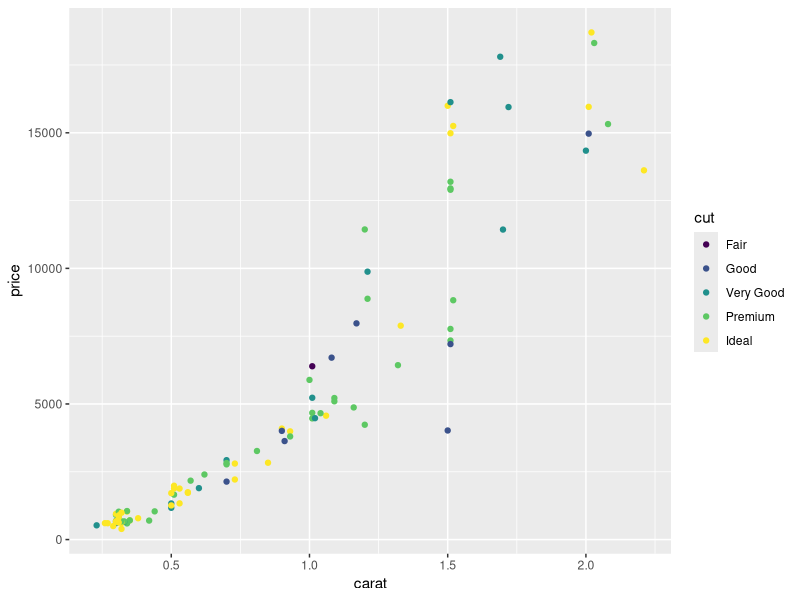
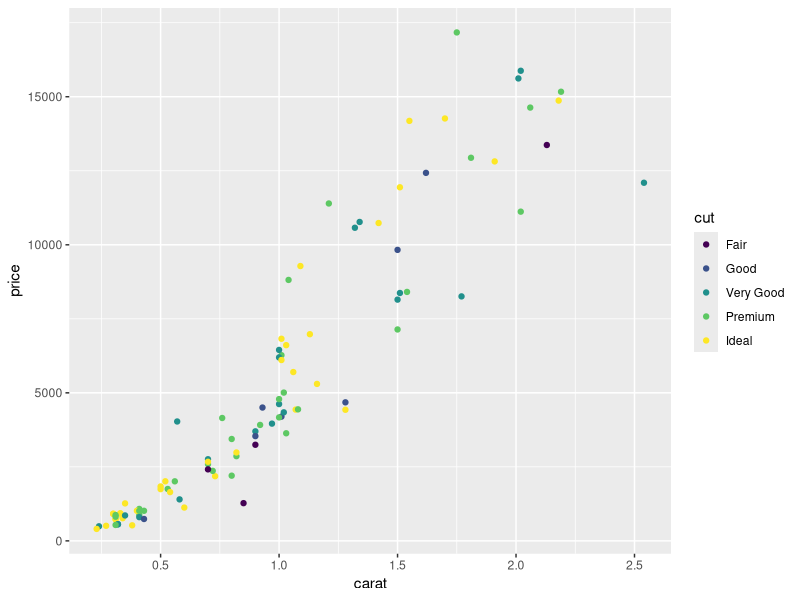
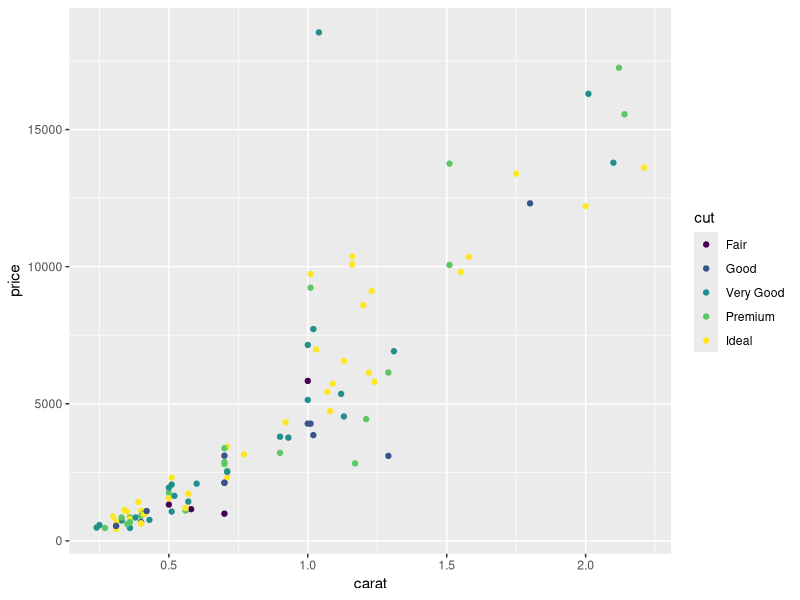
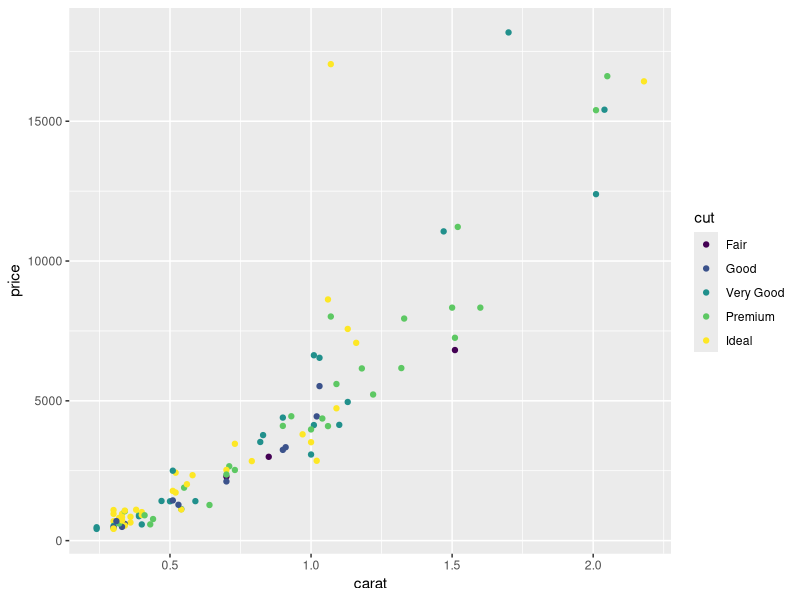
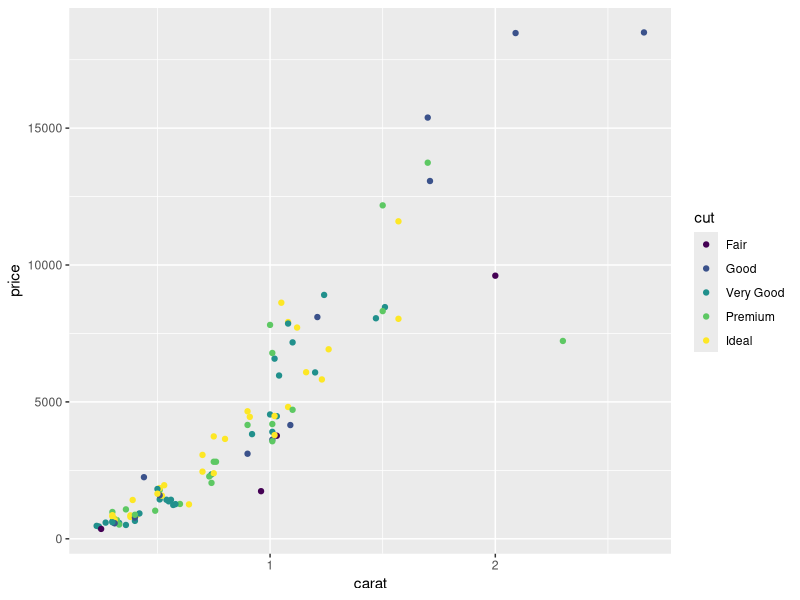
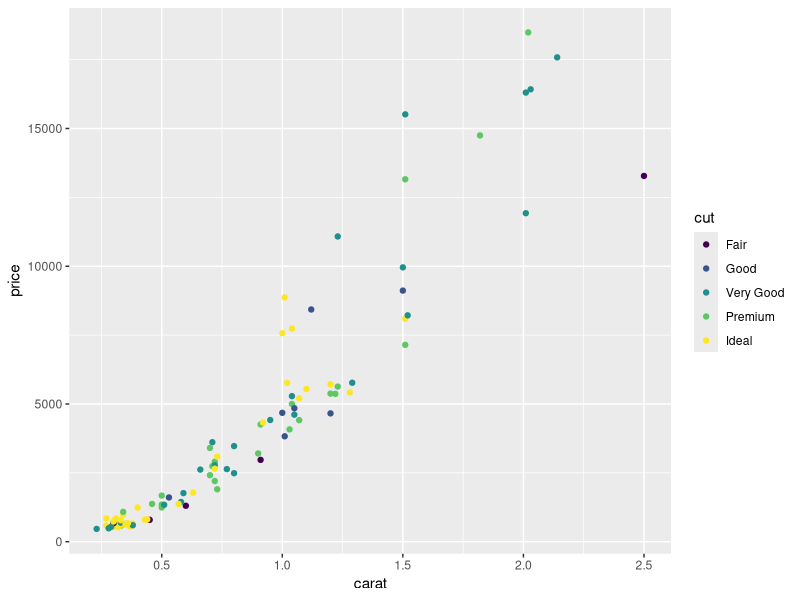
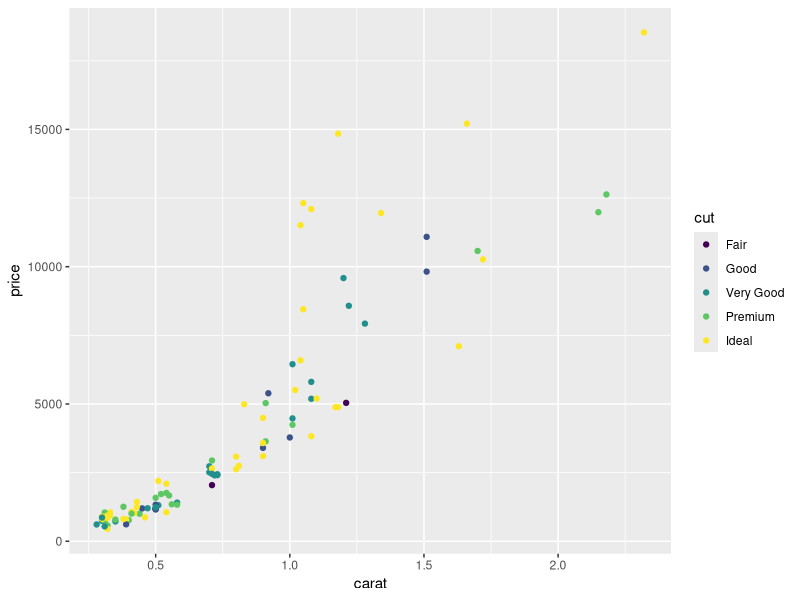
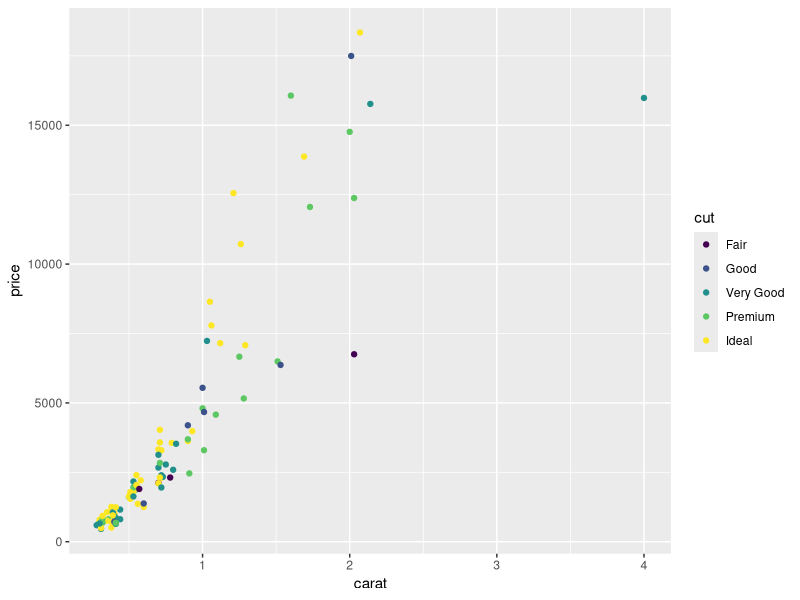

R code for these plots, in order:
library(ggplot2)
library(dplyr)

plot_list = list()
for (i in 1:10) {
  plot <- diamonds %>% 
  sample_n(100) %>% 
  ggplot(., aes(x = carat, y = price, color = cut)) + 
    geom_point()
  plot_list[[i]] <- plot
}

# Save plots to tiff. Makes a separate file for each plot.
for (i in 1:10) {
    #file_name = paste("diamond_plot_", i, ".png", sep="")
    #tiff(file_name)
    print(plot_list[[i]])
    #dev.off()
}